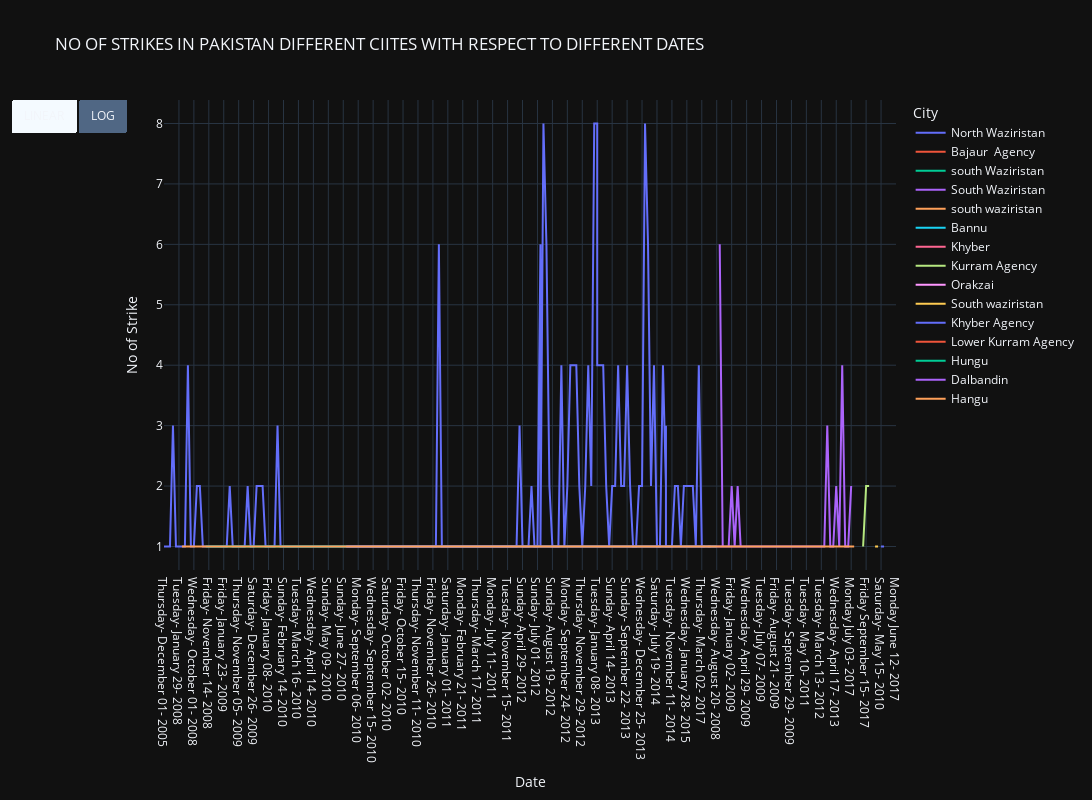

Here is the notebook cell this chart was saved with:
### Code cell
# px.line(df , x='Date', y='No of Strike' ,color="City" ,height=700,width=900)
fig = px.line(df, x="Date", y="No of Strike", color="City" , height=800,width=1200 , template='plotly_dark',
title= "NO OF STRIKES IN PAKISTAN DIFFERENT CIITES WITH RESPECT TO DIFFERENT DATES")
 
fig.update_layout(
    hovermode='x unified',
    updatemenus=[
        dict(
            type = "buttons",
            direction = "left",
            buttons=list([
                dict(
                    args=[{"yaxis.type": "linear"}],
                    label="LINEAR",
                    method="relayout"
                ),
                dict(
                    args=[{"yaxis.type": "log"}],
                    label="LOG",
                    method="relayout"
                )
            ]),
        ),
    ]
)
fig.show()

### Figure 1 — Plotly figure (JSON) as saved in the notebook; plotly's stock layout.template omitted (floating-point values rounded to 4 significant figures; data arrays with more than 128 entries replaced by an {"elided": "..."} marker saying what was removed)
{"data": [{"hovertemplate": "City=North Waziristan<br>Date=%{x}<br>No of Strike=%{y}<extra></extra>", "legendgroup": "North Waziristan", "line": {"color": "#636efa", "dash": "solid"}, "marker": {"symbol": "circle"}, "mode": "lines", "name": "North Waziristan", "orientation": "v", "showlegend": true, "type": "scatter", "x": {"elided": "201 str values"}, "xaxis": "x", "y": {"elided": "201 int values"}, "yaxis": "y"}, {"hovertemplate": "City=Bajaur  Agency<br>Date=%{x}<br>No of Strike=%{y}<extra></extra>", "legendgroup": "Bajaur  Agency", "line": {"color": "#EF553B", "dash": "solid"}, "marker": {"symbol": "circle"}, "mode": "lines", "name": "Bajaur  Agency", "orientation": "v", "showlegend": true, "type": "scatter", "x": ["Friday- January 13- 2006", "Saturday- October 24- 2009"], "xaxis": "x", "y": [1, 1], "yaxis": "y"}, {"hovertemplate": "City=south Waziristan<br>Date=%{x}<br>No of Strike=%{y}<extra></extra>", "legendgroup": "south Waziristan", "line": {"color": "#00cc96", "dash": "solid"}, "marker": {"symbol": "circle"}, "mode": "lines", "name": "south Waziristan", "orientation": "v", "showlegend": true, "type": "scatter", "x": ["Thursday- February 28- 2008", "Wednesday- August 20- 2008", "Friday- October 31- 2008"], "xaxis": "x", "y": [1, 1, 1], "yaxis": "y"}, {"hovertemplate": "City=South Waziristan<br>Date=%{x}<br>No of Strike=%{y}<extra></extra>", "legendgroup": "South Waziristan", "line": {"color": "#ab63fa", "dash": "solid"}, "marker": {"symbol": "circle"}, "mode": "lines", "name": "South Waziristan", "orientation": "v", "showlegend": true, "type": "scatter", "x": ["Sunday- March 16- 2008", "Monday- July 28- 2008", "Thursday- October 16- 2008", "Thursday- January 01- 2009", "Friday- January 02- 2009", "Saturday- February 14- 2009", "Sunday- March 01- 2009", "Wednesday- April 08- 2009", "Sunday- April 19- 2009", "Wednesday- April 29- 2009", "Saturday- May 09- 2009", "Tuesday- May 12- 2009", "Thursday- June 18- 2009", "Friday- July 03- 2009", "Tuesday- July 07- 2009", "Wednesday- July 08- 2009", "Friday- July 17- 2009", "Wednesday- August 05- 2009", "Tuesday- August 11- 2009", "Friday- August 21- 2009", "Thursday- August 27- 2009", "Tuesday- September 08- 2009", "Monday- September 14- 2009", "Thursday- September 24- 2009", "Tuesday- September 29- 2009", "Tuesday- September 29- 2009", "Thursday- December 10- 2009", "Friday- May 28- 2010", "Sunday- July 25- 2010", "Sunday- July 25- 2010", "Tuesday- September 21- 2010", "Tuesday- September 21- 2010", "Tuesday- March 08- 2011", "Sunday- March 13- 2011", "Wednesday- April 13- 2011", "Tuesday- May 10- 2011", "Monday- June 06- 2011", "Monday- June 06- 2011", "Tuesday- September 27- 2011", "Thursday- October 27- 2011", "Wednesday- November 16- 2011", "Tuesday- March 13- 2012", "Sunday- June 03- 2012", "Saturday- December 01- 2012", "Wednesday- January 02- 2013", "Sunday- January 06- 2013", "Wednesday- April 17- 2013", "Sunday- September 28- 2014", "Sunday- October 05- 2014", "Monday- October 06- 2014", "Thursday- October 30- 2014", "Monday July 03- 2017"], "xaxis": "x", "y": [6, 1, 1, 1, 2, 1, 2, 1, 1, 1, 1, 1, 1, 1, 1, 1, 1, 1, 1, 1, 1, 1, 1, 1, 1, 1, 1, 1, 1, 1, 1, 1, 1, 1, 1, 1, 1, 1, 1, 1, 1, 1, 1, 3, 1, 1, 2, 1, 4, 1, 1, 2], "yaxis": "y"}, {"hovertemplate": "City=south waziristan<br>Date=%{x}<br>No of Strike=%{y}<extra></extra>", "legendgroup": "south waziristan", "line": {"color": "#FFA15A", "dash": "solid"}, "marker": {"symbol": "circle"}, "mode": "lines", "name": "south waziristan", "orientation": "v", "showlegend": true, "type": "scatter", "x": ["Saturday- August 30- 2008", "Wednesday- September 17- 2008"], "xaxis": "x", "y": [1, 1], "yaxis": "y"}, {"hovertemplate": "City=Bannu<br>Date=%{x}<br>No of Strike=%{y}<extra></extra>", "legendgroup": "Bannu", "line": {"color": "#19d3f3", "dash": "solid"}, "marker": {"symbol": "circle"}, "mode": "lines", "name": "Bannu", "orientation": "v", "showlegend": true, "type": "scatter", "x": ["Wednesday- November 19- 2008"], "xaxis": "x", "y": [1], "yaxis": "y"}, {"hovertemplate": "City=Khyber<br>Date=%{x}<br>No of Strike=%{y}<extra></extra>", "legendgroup": "Khyber", "line": {"color": "#FF6692", "dash": "solid"}, "marker": {"symbol": "circle"}, "mode": "lines", "name": "Khyber", "orientation": "v", "showlegend": true, "type": "scatter", "x": ["Monday- February 16- 2009"], "xaxis": "x", "y": [3], "yaxis": "y"}, {"hovertemplate": "City=Kurram Agency<br>Date=%{x}<br>No of Strike=%{y}<extra></extra>", "legendgroup": "Kurram Agency", "line": {"color": "#B6E880", "dash": "solid"}, "marker": {"symbol": "circle"}, "mode": "lines", "name": "Kurram Agency", "orientation": "v", "showlegend": true, "type": "scatter", "x": ["Thursday- March 12- 2009", "Friday September 15- 2017", "Thursday November 30-2017"], "xaxis": "x", "y": [1, 2, 2], "yaxis": "y"}, {"hovertemplate": "City=Orakzai<br>Date=%{x}<br>No of Strike=%{y}<extra></extra>", "legendgroup": "Orakzai", "line": {"color": "#FF97FF", "dash": "solid"}, "marker": {"symbol": "circle"}, "mode": "lines", "name": "Orakzai", "orientation": "v", "showlegend": true, "type": "scatter", "x": ["Wednesday- April 01- 2009"], "xaxis": "x", "y": [1], "yaxis": "y"}, {"hovertemplate": "City=South waziristan<br>Date=%{x}<br>No of Strike=%{y}<extra></extra>", "legendgroup": "South waziristan", "line": {"color": "#FECB52", "dash": "solid"}, "marker": {"symbol": "circle"}, "mode": "lines", "name": "South waziristan", "orientation": "v", "showlegend": true, "type": "scatter", "x": ["Thursday- January 14- 2010", "Friday- January 15- 2010"], "xaxis": "x", "y": [1, 1], "yaxis": "y"}, {"hovertemplate": "City=Khyber Agency<br>Date=%{x}<br>No of Strike=%{y}<extra></extra>", "legendgroup": "Khyber Agency", "line": {"color": "#636efa", "dash": "solid"}, "marker": {"symbol": "circle"}, "mode": "lines", "name": "Khyber Agency", "orientation": "v", "showlegend": true, "type": "scatter", "x": ["Saturday- May 15- 2010", "Saturday- December 14- 2013"], "xaxis": "x", "y": [1, 1], "yaxis": "y"}, {"hovertemplate": "City=Lower Kurram Agency<br>Date=%{x}<br>No of Strike=%{y}<extra></extra>", "legendgroup": "Lower Kurram Agency", "line": {"color": "#EF553B", "dash": "solid"}, "marker": {"symbol": "circle"}, "mode": "lines", "name": "Lower Kurram Agency", "orientation": "v", "showlegend": true, "type": "scatter", "x": ["Monday- June 20- 2011"], "xaxis": "x", "y": [1], "yaxis": "y"}, {"hovertemplate": "City=Hungu<br>Date=%{x}<br>No of Strike=%{y}<extra></extra>", "legendgroup": "Hungu", "line": {"color": "#00cc96", "dash": "solid"}, "marker": {"symbol": "circle"}, "mode": "lines", "name": "Hungu", "orientation": "v", "showlegend": true, "type": "scatter", "x": ["Thursday- November 21- 2013"], "xaxis": "x", "y": [4], "yaxis": "y"}, {"hovertemplate": "City=Dalbandin<br>Date=%{x}<br>No of Strike=%{y}<extra></extra>", "legendgroup": "Dalbandin", "line": {"color": "#ab63fa", "dash": "solid"}, "marker": {"symbol": "circle"}, "mode": "lines", "name": "Dalbandin", "orientation": "v", "showlegend": true, "type": "scatter", "x": ["Saturday- May 21- 2016"], "xaxis": "x", "y": [1], "yaxis": "y"}, {"hovertemplate": "City=Hangu<br>Date=%{x}<br>No of Strike=%{y}<extra></extra>", "legendgroup": "Hangu", "line": {"color": "#FFA15A", "dash": "solid"}, "marker": {"symbol": "circle"}, "mode": "lines", "name": "Hangu", "orientation": "v", "showlegend": true, "type": "scatter", "x": ["Monday June 12- 2017"], "xaxis": "x", "y": [1], "yaxis": "y"}], "layout": {"height": 800, "hovermode": "x unified", "legend": {"title": {"text": "City"}, "tracegroupgap": 0}, "title": {"text": "NO OF STRIKES IN PAKISTAN DIFFERENT CIITES WITH RESPECT TO DIFFERENT DATES"}, "updatemenus": [{"buttons": [{"args": [{"yaxis.type": "linear"}], "label": "LINEAR", "method": "relayout"}, {"args": [{"yaxis.type": "log"}], "label": "LOG", "method": "relayout"}], "direction": "left", "type": "buttons"}], "width": 1200, "xaxis": {"anchor": "y", "domain": [0, 1], "title": {"text": "Date"}}, "yaxis": {"anchor": "x", "domain": [0, 1], "title": {"text": "No of Strike"}}}}
